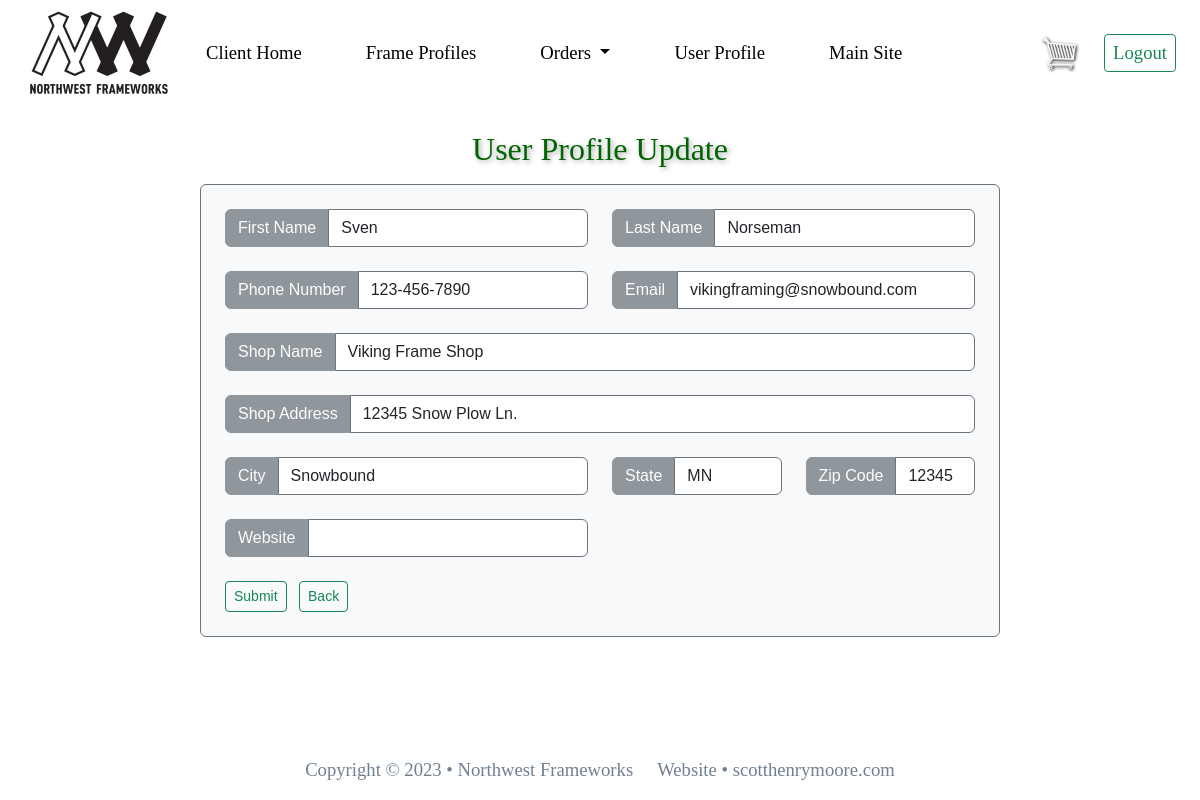
The page /update_user_profile/ (signed in) on the database its author committed.
### nw_users_app/models.py (models this page shows, shortened)
class UserProfile(models.Model):
    user_name = models.ForeignKey(User, on_delete=models.CASCADE)
    first_name = models.CharField(max_length=30)
    last_name = models.CharField(max_length=30)
    phone_num = models.CharField(max_length=20)
    email = models.EmailField()
    shop_name = models.CharField(max_length=50)
    shop_address = models.CharField(max_length=50)
    shop_city = models.CharField(max_length=20)
    shop_state = models.CharField(max_length=20)
    shop_zipcode = models.CharField(max_length=15)
    website = models.URLField(blank=True)
    class Meta:
        ordering = ('shop_name',)

### nw_users_app/views.py (the view, shortened to what this page needs)
# urls.py: path('update_user_profile/', views.update_user_profile, name = 'update_user_profile'),
@login_required
def update_user_profile(request):
    current_user = request.user
    user_data = UserProfile.objects.get(user_name = current_user)
    context = { 'user_data' : user_data
    }
    if request.method == 'GET':
        return render(request, 'user/update_user_profile.html', context)

### templates/user/update_user_profile.html (shortened to what this page needs)
{% extends 'base-user.html' %} {% block content %}
<div class="container">
    <h2 class="text-center mt-4 mb-3">User Profile Update</h2>
    <div class="d-flex  justify-content-center">
        <div class="p-4 form-control border border-secondary bg-light" id="form">
            <form class='row' action="{% url 'update_user_profile' %}" method="POST">
                <div class="col-md-6 mb-4">
                    <div class="input-group">
                        <span class="input-group-text text-white bg-secondary opacity-75 border-secondary"
                            id="inputGroup-sizing-default">First Name</span>
                        <input type="text" value="{{user_data.first_name}}" name="first_name" class="form-control
                        border-secondary" required aria-label="Sizing example input"
                            aria-describedby="inputGroup-sizing-default">
                    </div>
                </div>
                <div class="col-md-6 mb-4">
                    <div class="input-group">
                        <span class="input-group-text text-white bg-secondary opacity-75 border-secondary"
                            id="inputGroup-sizing-default">Last Name</span>
                        <input type="text" value="{{user_data.last_name}}" name="last_name" class="form-control
                        bg-white border-secondary" required aria-label="Sizing example input"
                            aria-describedby="inputGroup-sizing-default">
                    </div>
                </div>
                <div class="col-md-6 mb-4">
                    <div class="input-group">
                        <span class="input-group-text text-white bg-secondary opacity-75 border-secondary"
                            id="inputGroup-sizing-default">Phone Number</span>
                        <input type="text" value="{{user_data.phone_num}}" name="phone_num" class="form-control
                                bg-white border-secondary" required aria-label="Sizing example input"
                            aria-describedby="inputGroup-sizing-default">
                    </div>
                </div>
                <div class="col-md-6 mb-4">
                    <div class="input-group">
                        <span class="input-group-text text-white bg-secondary opacity-75 border-secondary"
                            id="inputGroup-sizing-default">Email</span>
                        <input type="email" value="{{user_data.email}}" name="email" class="form-control
                                bg-white border-secondary" required aria-label="Sizing example input"
                            aria-describedby="inputGroup-sizing-default">
                    </div>
                </div>
                <div class="col-md-12 mb-4">
                    <div class="input-group">
                        <span class="input-group-text text-white bg-secondary opacity-75 border-secondary"
                            id="inputGroup-sizing-default">Shop Name</span>
                        <input type="text" value="{{user_data.shop_name}}" name="shop_name" class="form-control
                                bg-white border-secondary" required aria-label="Sizing example input"
                            aria-describedby="inputGroup-sizing-default">
                    </div>
                </div>
                <div class="col-md-12 mb-4">
                    <div class="input-group">
                        <span class="input-group-text text-white bg-secondary opacity-75 border-secondary"
                            id="inputGroup-sizing-default">Shop Address</span>
                        <input type="text" value="{{user_data.shop_address}}" name="shop_address" class="form-control
                                bg-white border-secondary" required aria-label="Sizing example input"
                            aria-describedby="inputGroup-sizing-default">
                    </div>
                </div>
                <div class="col-md-6 mb-4">
                    <div class="input-group">
                        <span class="input-group-text text-white bg-secondary opacity-75 border-secondary"
                            id="inputGroup-sizing-default">City</span>
                        <input type="text" value="{{user_data.shop_city}}" name="shop_city" class="form-control
                                bg-white border-secondary" required aria-label="Sizing example input"
                            aria-describedby="inputGroup-sizing-default">
                    </div>
                </div>
                <div class="col-md-3 mb-4">
                    <div class="input-group">
                        <span class="input-group-text text-white bg-secondary opacity-75 border-secondary"
                            id="inputGroup-sizing-default">State</span>
                        <input type="text" value="{{user_data.shop_state}}" name="shop_state" class="form-control
                                bg-white border-secondary" required aria-label="Sizing example input"
                            aria-describedby="inputGroup-sizing-default">
                    </div>
                </div>
                <div class="col-md-3 mb-4">
                    <div class="input-group">
                        <span class="input-group-text text-white bg-secondary opacity-75 border-secondary"
                            id="inputGroup-sizing-default">Zip Code</span>
                        <input type="text" value="{{user_data.shop_zipcode}}" name="shop_zipcode" class="form-control
                                bg-white border-secondary" required aria-label="Sizing example input"
                            aria-describedby="inputGroup-sizing-default">
                    </div>
                </div>
                <div class="col-md-6 mb-4">
                    <div class="input-group">
                        <span class="input-group-text text-white bg-secondary opacity-75 border-secondary"
                            id="inputGroup-sizing-default">Website</span>
                        <input type="text" value="{{ user_data.website }}" name="website" class="form-control
                                bg-white border-secondary" aria-label="Sizing example input"
                            aria-describedby="inputGroup-sizing-default">
                    </div>
                </div>
                <div class="text-left">
                    <button type="submit" class="btn btn-sm btn-outline-success">Submit</button>
                    <a href="javascript:history.back()" class="mx-2 btn btn-sm btn-outline-success">Back</a>
                </div>
            </form>
        </div>
    </div>
</div>
{% endblock %}

### static/styles.css (style rules this page uses)
h2 { color:darkgreen; font-family:Cambria, Cochin, Georgia, Times, 'Times New Roman', serif; text-shadow: 2px 2px 5px darkgray; }
body { font-family:'Verdana, Segoe UI', Tahoma, Geneva, sans-serif; min-height: 100vh; display: flex; flex-direction: column; }
#form { max-width: 800px; }

### rows shown on the page
UserProfile: first_name "Sven", last_name "Norseman", phone_num "123-456-7890", email "vikingframing@snowbound.com", shop_name "Viking Frame Shop", shop_address "12345 Snow Plow Ln.", shop_city "Snowbound", shop_state "MN", shop_zipcode "12345"
